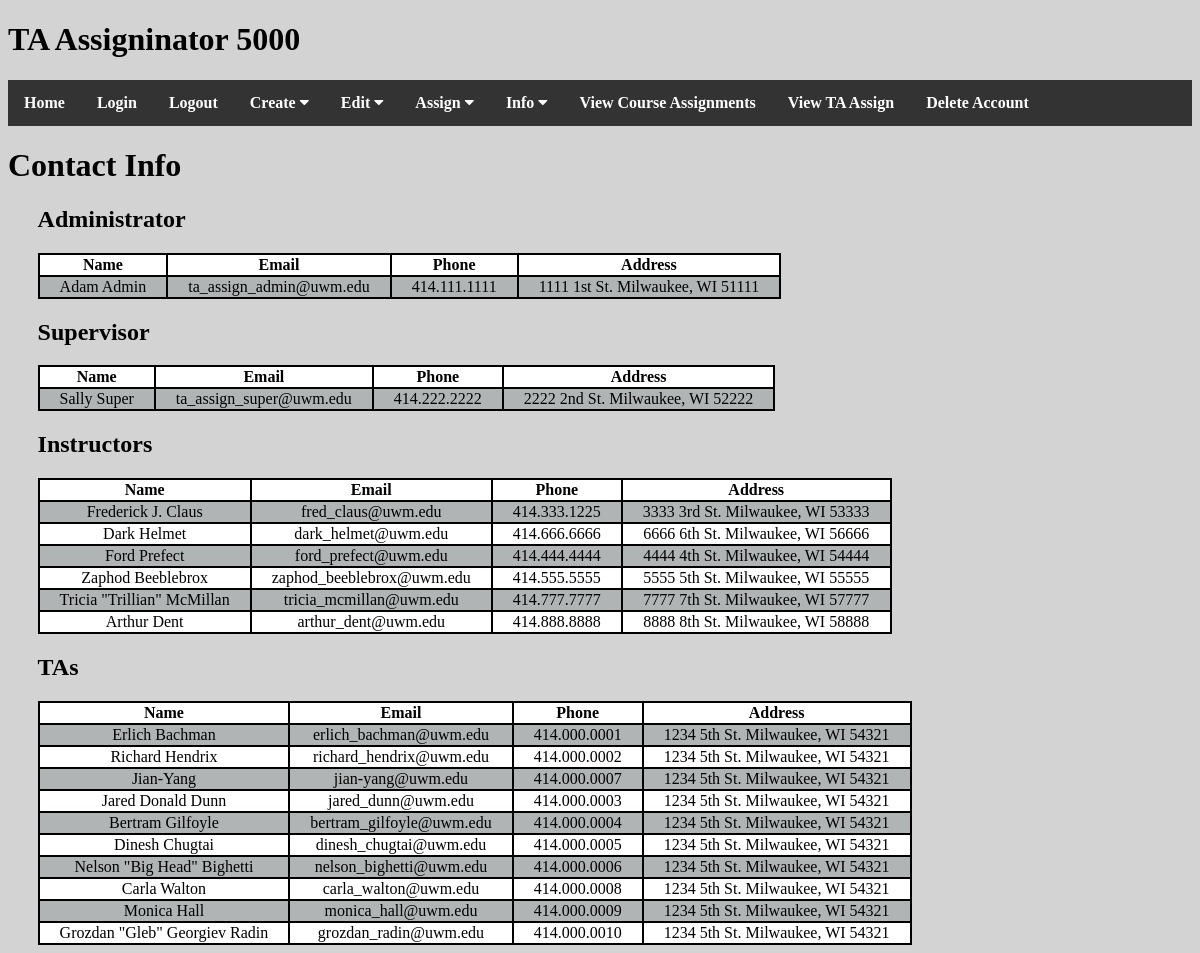
Page /contact_info/ (signed in) on the earlier database version.
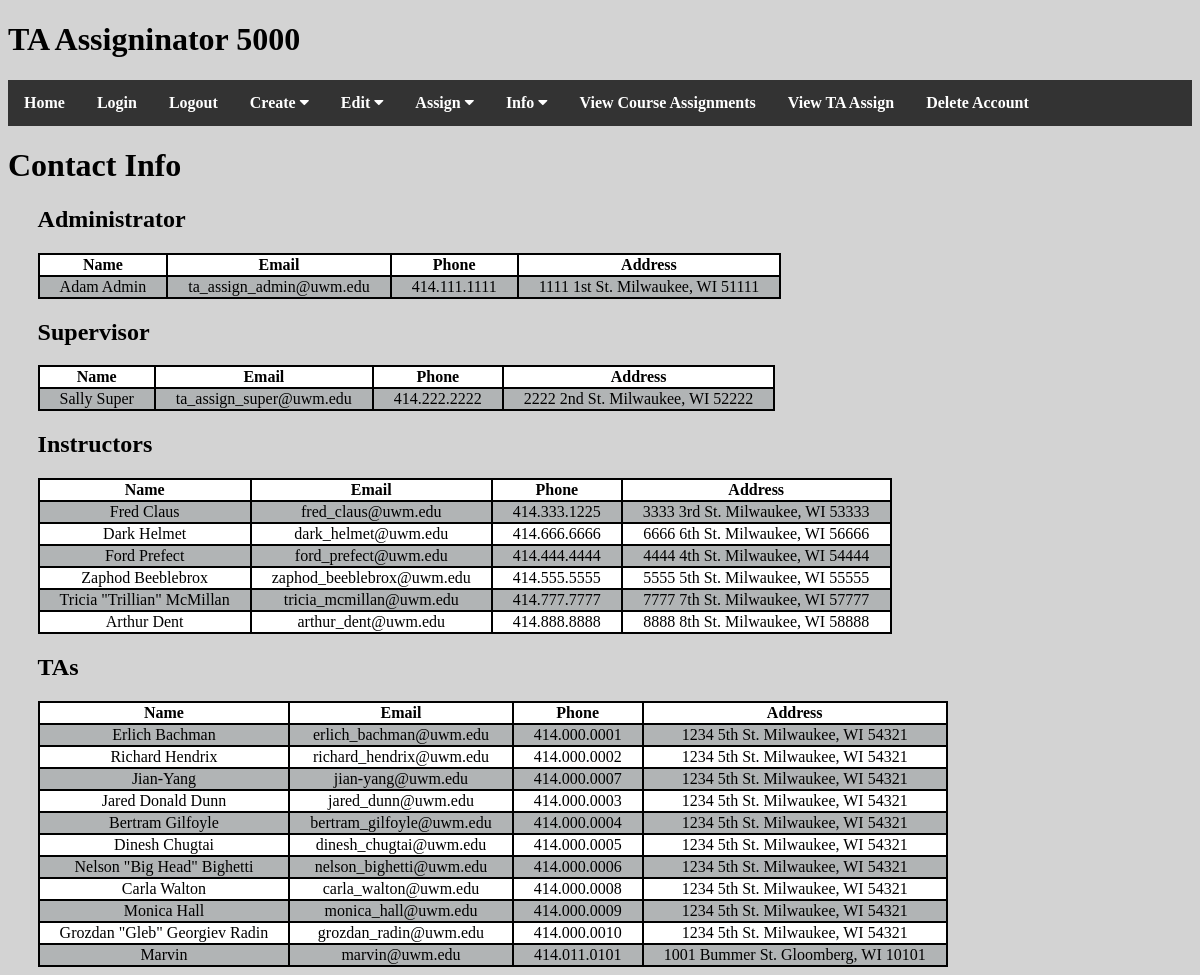
Same page on the later database version.
### ta_assign/models.py (models this page shows)
class User(models.Model):
    email = models.CharField(max_length=50)
    password = models.CharField(max_length=20)
    phone = models.CharField(max_length=12, default="000.000.0000")
    name = models.CharField(max_length=50, default="DEFAULT")
    type = models.CharField(max_length=20, default="person")
    isLoggedOn = models.BooleanField(default=False)
    address = models.CharField(max_length=100, default="not set")

### ta_assign/views.py (the view)
# urls.py: path('contact_info/', ContactInfo.as_view(), name='ContactInfo1')
class ContactInfo(View):
    @staticmethod
    def get(request):
        if not request.session.get("email"):
            messages.error(request, 'Please login first.')
            return redirect("Login1")
        account_type = request.session.get("type")
        if not account_type == "instructor" and not account_type == "ta":
            messages.error(request, 'You do not have access to this page.')
            return redirect("index1")
        admin = models.User.objects.get(type="administrator")
        supervisor = models.User.objects.get(type="supervisor")
        instructors = models.User.objects.filter(type="instructor")
        tas = models.User.objects.filter(type="ta")
        return render(request, 'main/contact_info.html', {"admin": admin, "super": supervisor,
                                                          "instructors": instructors, "tas": tas})

### templates/main/contact_info.html
{% extends "base.html" %}
{% block content %}
    <h1>Contact Info</h1>
    <div class="access_info">
        <h2>Administrator</h2>
        <table>
            <tr class="heading">
                <td>Name</td>
                <td>Email</td>
                <td>Phone</td>
                <td>Address</td>
            </tr>
            <tr>
                <td>{{ admin.name }}</td>
                <td>{{ admin.email }}</td>
                <td>{{ admin.phone }}</td>
                <td>{{ admin.address }}</td>
            </tr>
        </table>
        <h2>Supervisor</h2>
        <table>
            <tr class="heading">
                <td>Name</td>
                <td>Email</td>
                <td>Phone</td>
                <td>Address</td>
            </tr>
            <tr>
                <td>{{ super.name }}</td>
                <td>{{ super.email }}</td>
                <td>{{ super.phone }}</td>
                <td>{{ super.address }}</td>
            </tr>
        </table>
        <h2>Instructors</h2>
        <table>
            <tr class="heading">
                <td>Name</td>
                <td>Email</td>
                <td>Phone</td>
                <td>Address</td>
            </tr>
            {% for instructor in instructors %}
            <tr>
                <td>{{ instructor.name }}</td>
                <td>{{ instructor.email }}</td>
                <td>{{ instructor.phone }}</td>
                <td>{{ instructor.address }}</td>
            </tr>
            {% endfor %}
        </table>
        <h2>TAs</h2>
        <table>
            <tr class="heading">
                <td>Name</td>
                <td>Email</td>
                <td>Phone</td>
                <td>Address</td>
            </tr>
            {% for ta in tas %}
            <tr>
                <td>{{ ta.name }}</td>
                <td>{{ ta.email }}</td>
                <td>{{ ta.phone }}</td>
                <td>{{ ta.address }}</td>
            </tr>
            {% endfor %}
        </table>
    </div>
{% endblock content %}

Differences in the rows shown:
changed User "fred_claus@uwm.edu": name "Frederick J. Claus" → "Fred Claus"
added User: name "Marvin", email "marvin@uwm.edu", phone "414.011.0101", address "1001 Bummer St. Gloomberg, WI 10101", shown under "TAs"
